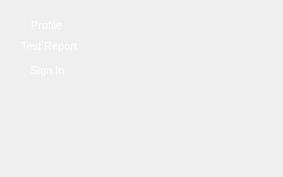
<?xml version="1.0" encoding="UTF-8"?>
<ui version="4.0">
 <class>Dialog</class>
 <widget class="QDialog" name="Dialog">
  <property name="geometry">
   <rect>
    <x>0</x>
    <y>0</y>
    <width>283</width>
    <height>177</height>
   </rect>
  </property>
  <property name="windowTitle">
   <string>Dialog</string>
  </property>
  <widget class="QWidget" name="widget" native="true">
   <property name="geometry">
    <rect>
     <x>0</x>
     <y>0</y>
     <width>98</width>
     <height>96</height>
    </rect>
   </property>
   <property name="styleSheet">
    <string notr="true">.QWidget{background-image: url(:/profile/profile_folder/combined-shape.png);}</string>
   </property>
   <widget class="QPushButton" name="profile_bt">
    <property name="geometry">
     <rect>
      <x>1</x>
      <y>15</y>
      <width>91</width>
      <height>20</height>
     </rect>
    </property>
    <property name="font">
     <font>
      <pointsize>8</pointsize>
     </font>
    </property>
    <property name="styleSheet">
     <string notr="true">.QPushButton{background-color: transparent; border:0;color:white;}</string>
    </property>
    <property name="text">
     <string>Profile</string>
    </property>
   </widget>
   <widget class="QPushButton" name="sign_bt">
    <property name="geometry">
     <rect>
      <x>2</x>
      <y>60</y>
      <width>91</width>
      <height>20</height>
     </rect>
    </property>
    <property name="font">
     <font>
      <pointsize>8</pointsize>
     </font>
    </property>
    <property name="styleSheet">
     <string notr="true">.QPushButton{background-color: transparent; border:0;color:white;}</string>
    </property>
    <property name="text">
     <string>Sign In</string>
    </property>
   </widget>
   <widget class="QPushButton" name="report_bt">
    <property name="geometry">
     <rect>
      <x>6</x>
      <y>36</y>
      <width>86</width>
      <height>20</height>
     </rect>
    </property>
    <property name="font">
     <font>
      <pointsize>8</pointsize>
     </font>
    </property>
    <property name="styleSheet">
     <string notr="true">.QPushButton{background-color: transparent; border:0;color:white;}</string>
    </property>
    <property name="text">
     <string>Test Report</string>
    </property>
   </widget>
  </widget>
 </widget>
 <resources>
  <include location="../title.qrc"/>
 </resources>
 <connections/>
</ui>
